Frame 1 (no input): blank canvas, image omitted
Frame 60 (the mouse pressed at the canvas centre just before this capture): blank canvas, image omitted
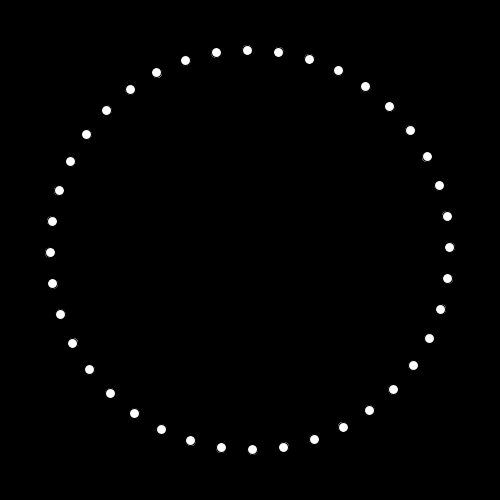
Frame 120 (the mouse held since frame 60 and released just before this capture)

The Processing sketch whose frames 1 and 60 were blank and that drew this single picture after the mouse press (run headless with seeded random() and noise(); from frame 60 on, the mouse is pressed at the canvas centre):

// Processing sketch: processing_72074
// ── processing_72074.pde

//Ben Norskov
//Lissajous curve code
//9/15/12

float spacing = QUARTER_PI*.2; //how far away from one another the balls are
int num_balls = 100;
DrawBall[] balls = new DrawBall[num_balls];
void setup() {
  smooth();
  size(500, 500);
  float ang = 0;
  for (int i = 0; i<num_balls; i++) {//setup the circles
    balls[i] = new DrawBall(ang);
    ang += spacing;
  }
}
void draw() {
  background(0);
  float xx = map(mouseX, 0, width, 0, 6);
  float yy = map(mouseY, 0, height, 0, 6);
  for (int i = 0; i<num_balls; i++) {
    balls[i].update(xx, yy);
    balls[i].display();
  }
}
// /// // /// // /// // /// // DrawBall Class
class DrawBall{
  float angle, speed, drift;
  float x_multi = 4.2; float y_multi = 1;
  float diam = 10;
  float prev_x, prev_y;
  float direction = 1; //-1 reverses direction
  //
  DrawBall(float _ang) {
    angle = _ang; //where to start
    speed = QUARTER_PI*.1; //how fast to move
    drift = .01; // a slight offset to make the circles "chase" each other
  }
  void update(float _x, float _y) {
    //drift is so that they circles don't always appear in the same spots
    angle += (speed + drift)*direction;
    x_multi = _x;
    y_multi = _y;
    while (angle > TWO_PI) { //constrain under 2 PI
      angle -= TWO_PI;
    }
  }
  void display() {
    float center_x = width * .5;
    float center_y = height * .5;//these are the point around which all the circles revolve
    float x = cos(angle*x_multi)*200 + center_x; 
    float y = sin(angle*y_multi)*200 + center_y; // x and y offset from center
    ellipse(x, y, diam, diam);
    prev_x = x;
    prev_y = y;//track last position, for future use
  }
}
